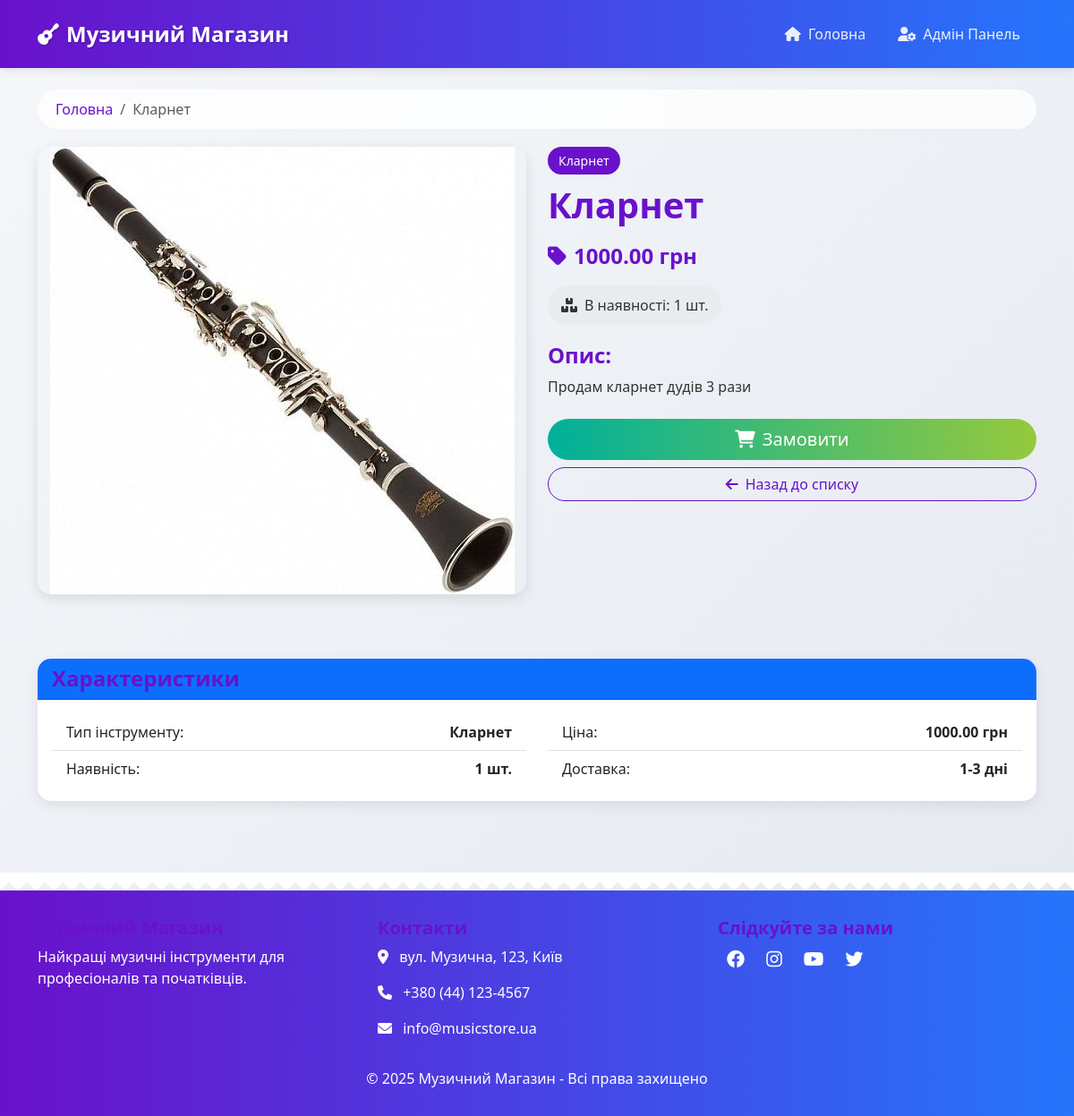
Page /instrument/2/ on the committed database.
### instruments/models.py (models this page shows, shortened)
class Instrument(models.Model):
    name = models.CharField(max_length=100, verbose_name="Назва")
    description = models.TextField(verbose_name="Опис")
    price = models.DecimalField(max_digits=10, decimal_places=2, verbose_name="Ціна")
    stock_quantity = models.IntegerField(verbose_name="Кількість на складі")
    instrument_type = models.CharField(max_length=50, verbose_name="Тип інструменту")
    image = models.ImageField(upload_to='instruments/', verbose_name="Фото", null=True, blank=True)
    class Meta:
        verbose_name = "Інструмент"
        verbose_name_plural = "Інструменти"

### instruments/views.py (the view)
# urls.py: path('instrument/<int:instrument_id>/', views.instrument_detail, name='instrument_detail'),
def instrument_detail(request, instrument_id):
    instrument = get_object_or_404(Instrument, pk=instrument_id)
    return render(request, 'instruments/instrument_detail.html', {'instrument': instrument})

### instruments/templates/instruments/instrument_detail.html (shortened to what this page needs)
{% extends 'instruments/base.html' %}
{% block content %}
<nav aria-label="breadcrumb">
    <ol class="breadcrumb">
        <li class="breadcrumb-item"><a href="{% url 'instruments:instrument_list' %}">Головна</a></li>
        <li class="breadcrumb-item active">{{ instrument.name }}</li>
    </ol>
</nav>
<div class="row fade-in">
    <div class="col-md-6 mb-4">
        {% if instrument.image %}
        <img src="{{ instrument.image.url }}" class="detail-img" alt="{{ instrument.name }}">
        {% else %}
        <div class="bg-secondary p-5 text-center text-white rounded detail-img d-flex align-items-center justify-content-center">
            <h3>Немає зображення</h3>
        </div>
        {% endif %}
    </div>
    <div class="col-md-6">
        <div class="instrument-type">{{ instrument.instrument_type }}</div>
        <h1>{{ instrument.name }}</h1>
        <div class="price-tag">
            <i class="fas fa-tag me-2"></i>{{ instrument.price }} грн
        </div>
        <div class="stock-info">
            <i class="fas fa-boxes me-2"></i>В наявності: {{ instrument.stock_quantity }} шт.
        </div>
        <div class="mb-4">
            <h4>Опис:</h4>
            <p>{{ instrument.description }}</p>
        </div>
        <div class="d-grid gap-2">
            {% if instrument.stock_quantity > 0 %}
            <a href="{% url 'instruments:create_order' instrument.id %}" class="btn btn-success btn-lg">
                <i class="fas fa-shopping-cart me-2"></i>Замовити
            </a>
            {% else %}
            <button class="btn btn-secondary btn-lg" disabled>
                <i class="fas fa-ban me-2"></i>Немає в наявності
            </button>
            {% endif %}
            <a href="{% url 'instruments:instrument_list' %}" class="btn btn-outline-primary">
                <i class="fas fa-arrow-left me-2"></i>Назад до списку
            </a>
        </div>
    </div>
</div>
<div class="row mt-5 fade-in" style="animation-delay: 200ms">
    <div class="col-12">
        <div class="card">
            <div class="card-header bg-primary text-white">
                <h4 class="mb-0">Характеристики</h4>
            </div>
            <div class="card-body">
                <div class="row">
                    <div class="col-md-6">
                        <ul class="list-group list-group-flush">
                            <li class="list-group-item d-flex justify-content-between align-items-center">
                                <span>Тип інструменту:</span>
                                <span class="fw-bold">{{ instrument.instrument_type }}</span>
                            </li>
                            <li class="list-group-item d-flex justify-content-between align-items-center">
                                <span>Наявність:</span>
                                <span class="fw-bold">{{ instrument.stock_quantity }} шт.</span>
                            </li>
                        </ul>
                    </div>
                    <div class="col-md-6">
                        <ul class="list-group list-group-flush">
                            <li class="list-group-item d-flex justify-content-between align-items-center">
                                <span>Ціна:</span>
                                <span class="fw-bold">{{ instrument.price }} грн</span>
                            </li>
                            <li class="list-group-item d-flex justify-content-between align-items-center">
                                <span>Доставка:</span>
                                <span class="fw-bold">1-3 дні</span>
                            </li>
                        </ul>
                    </div>
                </div>
            </div>
        </div>
    </div>
</div>
{% endblock %}

### instruments/templates/instruments/base.html (style rules this page uses)
:root { --primary-color: #6a11cb; --secondary-color: #2575fc; --accent-color: #ff7e5f; --text-color: #333; --light-color: #f8f9fa; }
body { padding-top: 0; font-family: 'Segoe UI', Tahoma, Geneva, Verdana, sans-serif; background: linear-gradient(135deg, #f5f7fa 0%, #e4e8f0 100%); color: var(--text-color); }
h1, h2, h3, h4, h5 { font-weight: 600; color: var(--primary-color); }
.card { border: none; border-radius: 15px; overflow: hidden; margin-bottom: 30px; box-shadow: 0 5px 15px rgba(0,0,0,0.08); transition: all 0.3s ease; }
.btn-success { background: linear-gradient(to right, #00b09b, #96c93d); border: none; border-radius: 30px; padding: 8px 20px; font-weight: 500; transition: all 0.3s; }
.btn-outline-primary { color: var(--primary-color); border-color: var(--primary-color); border-radius: 30px; transition: all 0.3s; }
.detail-img { border-radius: 15px; box-shadow: 0 5px 15px rgba(0,0,0,0.1); max-height: 500px; width: 100%; object-fit: contain; }
.price-tag { font-size: 24px; font-weight: 700; color: var(--primary-color); margin: 15px 0; }
.stock-info { background-color: #e9ecef; padding: 10px 15px; border-radius: 30px; display: inline-block; margin-bottom: 20px; }
.fade-in { animation: fadeIn 0.8s ease-out forwards; }
.instrument-type { background-color: var(--primary-color); color: white; padding: 5px 12px; border-radius: 30px; font-size: 14px; font-weight: 500; display: inline-block; margin-bottom: 10px; }
.breadcrumb { background: rgba(255,255,255,0.8); border-radius: 30px; padding: 10px 20px; margin-bottom: 20px; }
.breadcrumb-item a { color: var(--primary-color); text-decoration: none; }

### rows in the picture
Instrument: name "Кларнет", image (picture), instrument_type "Кларнет", price "1000.00", stock_quantity "1", description "Продам кларнет дудів 3 рази"
